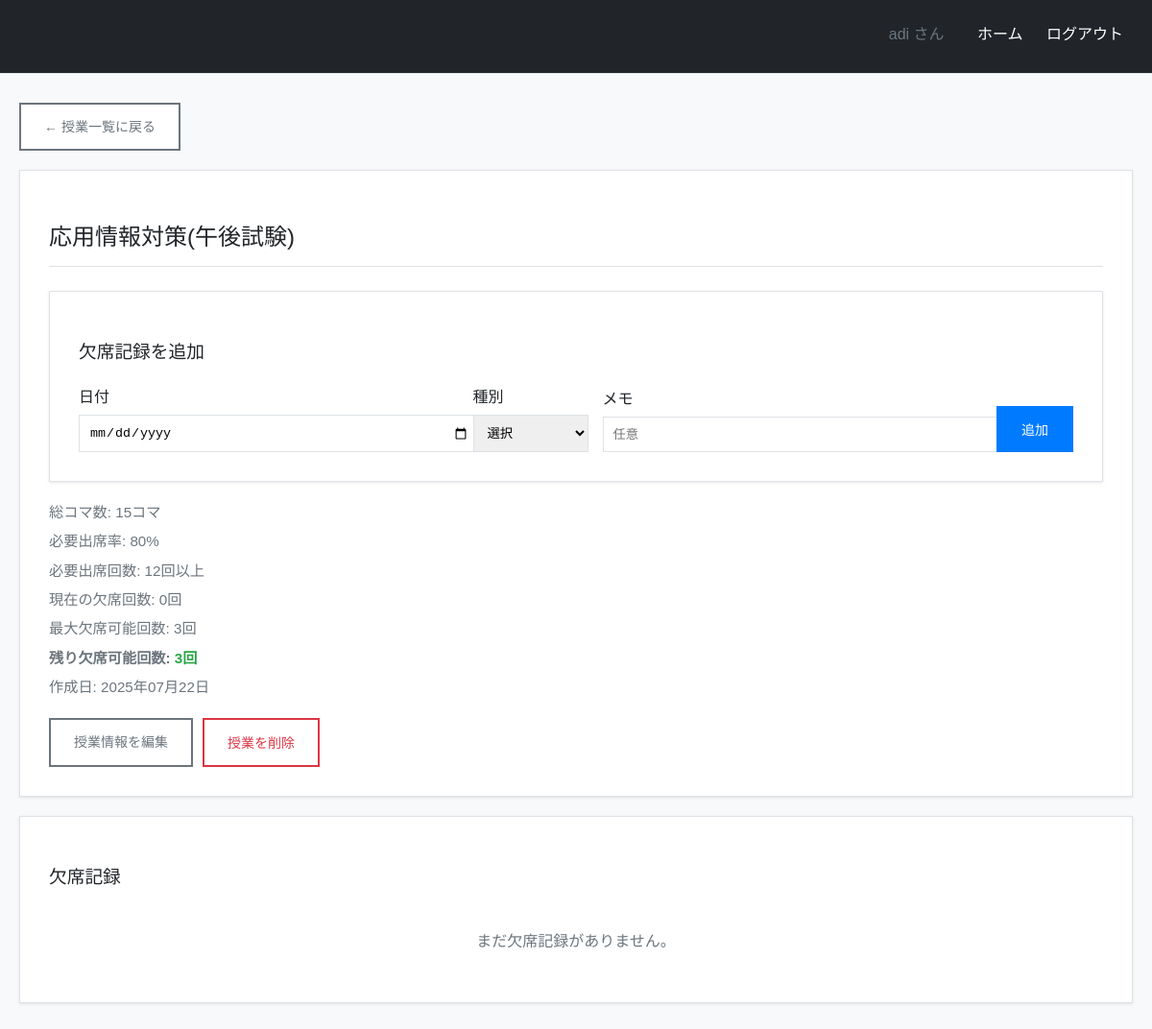
The app's page /course/4/ (signed in), older data.
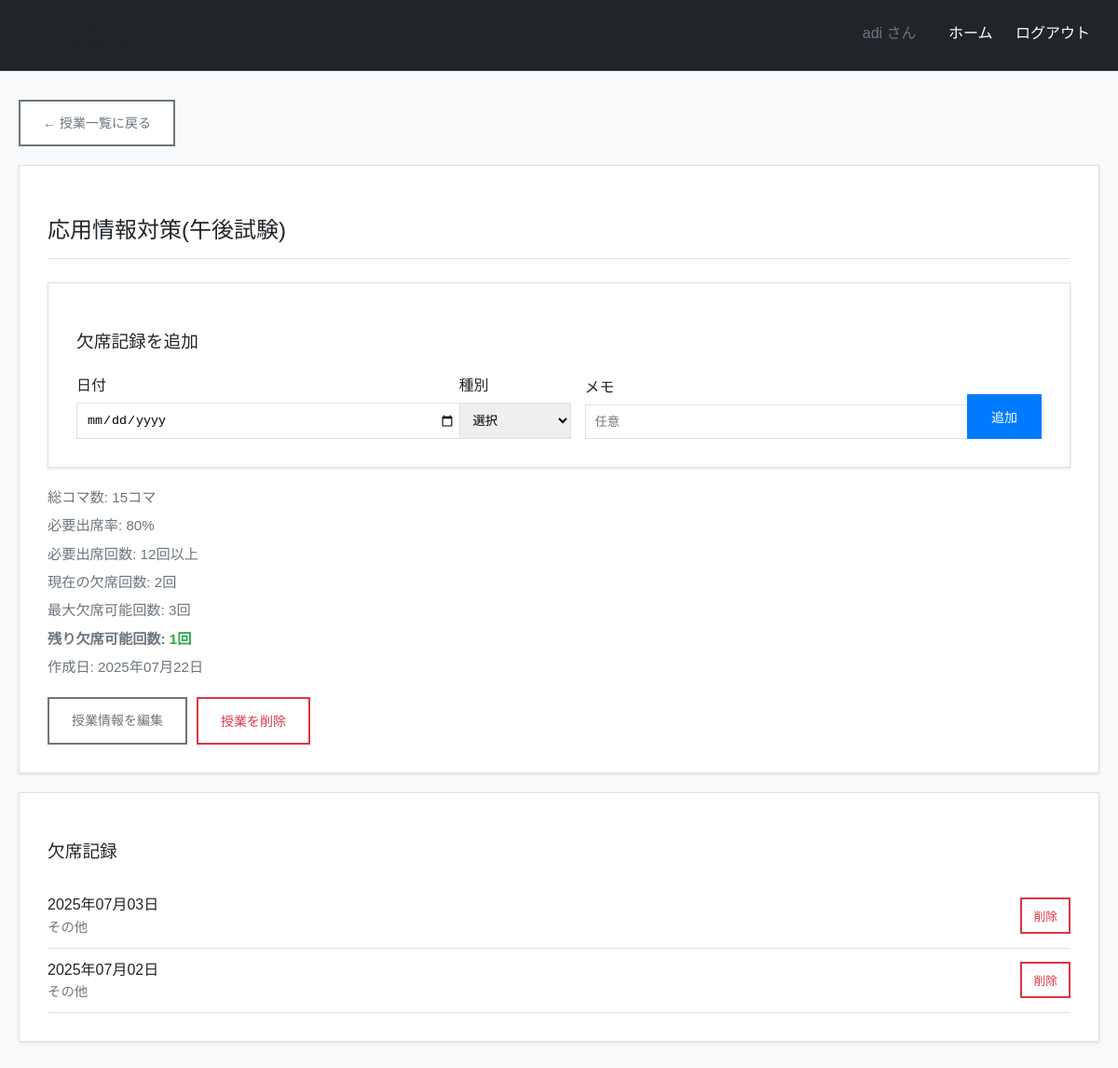
The same page, newer data.
### sabotage_app/models.py (models this page shows, shortened)
class SabotageRecord(models.Model):
    course = models.ForeignKey(Course, on_delete=models.CASCADE, related_name='sabotagerecord')
    date = models.DateField()
    absence_type = models.CharField(max_length=10)
    note = models.TextField(blank=True)
    created_at = models.DateTimeField(auto_now_add=True)

### sabotage_app/views.py (the view)
@method_decorator(login_required, name='dispatch')
class CourseDetailView(View):
    def get(self, request, course_id):
        course = get_object_or_404(Course, id=course_id, user=request.user)
        sabotage_records = SabotageRecord.objects.filter(course=course).order_by('-date')
        total_classes = course.total_time_block
        required_attendance_rate = course.need_percent / 100
        required_attendance_count = total_classes * required_attendance_rate
        current_absence_count = sabotage_records.count()
        max_absence_count = total_classes - required_attendance_count
        remaining_absence_count = max_absence_count - current_absence_count
        context = {
            'course': course,
            'sabotage_records': sabotage_records,
            'current_absence_count': current_absence_count,
            'max_absence_count': int(max_absence_count),
            'remaining_absence_count': int(remaining_absence_count),
            'total_classes': total_classes,
            'required_attendance_count': int(required_attendance_count),
        }
        return render(request, "sabotage_app/course_detail.html", context)

### templates/sabotage_app/course_detail.html (shortened to what this page needs)
{% extends 'sabotage_app/base.html' %}
{% block content %}
<div style="margin-bottom: 20px;">
    <a href="{% url 'index' %}" class="btn btn-secondary">← 授業一覧に戻る</a>
</div>
<div class="card">
    <h2>{{ course.name }}</h2>
    <div class="card">
        <h3>欠席記録を追加</h3>
        <form method="post" action="{% url 'sabotage_record_edit' %}" style="display: flex; gap: 15px; align-items: end; flex-wrap: wrap;">
            <div style="flex: 1; min-width: 150px;">
                <label for="date" style="display: block; margin-bottom: 5px; font-weight: 400;">日付</label>
                <input type="date" id="date" name="date" required style="width: 100%; padding: 10px; border: 1px solid #dee2e6;">
            </div>
            <div style="flex: 0 0 120px;">
                <label for="absence_type" style="display: block; margin-bottom: 5px; font-weight: 400;">種別</label>
                <select id="absence_type" name="absence_type" required style="width: 100%; padding: 10px; border: 1px solid #dee2e6;">
                    <option value="">選択</option>
                </select>
            </div>
            <div style="flex: 1; min-width: 150px;">
                <label for="note" style="display: block; margin-bottom: 5px; font-weight: 400;">メモ</label>
                <input type="text" id="note" name="note" placeholder="任意" style="width: 100%; padding: 10px; border: 1px solid #dee2e6;">
            </div>
            <button type="submit" class="btn btn-primary">追加</button>
        </form>
    </div>
    <div style="margin-bottom: 20px;">
        <div class="course-info">総コマ数: {{ total_classes }}コマ</div>
        <div class="course-info">必要出席率: {{ required_attendance_rate|default:80 }}%</div>
        <div class="course-info">必要出席回数: {{ required_attendance_count }}回以上</div>
        <div class="course-info">現在の欠席回数: {{ current_absence_count }}回</div>
        <div class="course-info">最大欠席可能回数: {{ max_absence_count }}回</div>
        <div class="course-info">
            <strong>残り欠席可能回数:
                {% if remaining_absence_count > 0 %}
                    <span style="color: #28a745;">{{ remaining_absence_count }}回</span>
                {% elif remaining_absence_count == 0 %}
                    <span style="color: #ffc107;">これ以上休めません</span>
                {% else %}
                    <span style="color: #dc3545;">{{ remaining_absence_count }}回オーバー（単位取得困難）</span>
                {% endif %}
            </strong>
        </div>
        <div class="course-info">作成日: {{ course.created_at|date:"Y年m月d日" }}</div>
    </div>
    <div style="margin-top: 20px; display: flex; gap: 10px; flex-wrap: wrap;">
        <a href="{% url 'course_edit' course.id %}" class="btn btn-secondary">授業情報を編集</a>
        <button onclick="if(confirm('本当に削除しますか？')) { document.getElementById('delete-form').submit(); }" class="btn btn-danger">授業を削除</button>
    </div>
</div>
<div class="card">
    <h3>欠席記録</h3>
    {% if sabotage_records %}
        {% for record in sabotage_records %}
        <div style="border-bottom: 1px solid #dee2e6; padding: 10px 0; display: flex; justify-content: space-between; align-items: center;">
            <div>
                <div style="font-weight: 500;">{{ record.date|date:"Y年m月d日" }}</div>
                <div style="color: #6c757d; font-size: 0.9rem;">{{ record.absence_type }}</div>
            </div>
            <div style="display: flex; gap: 10px;">
                <button onclick="if(confirm('本当に削除しますか？')) { document.getElementById('delete-record-{{ record.id }}').submit(); }" class="btn btn-danger" style="font-size: 0.8rem; padding: 8px 12px;">削除</button>
            </div>
        </div>
        {% endfor %}
    {% else %}
        <div style="text-align: center; color: #6c757d; padding: 20px;">
            まだ欠席記録がありません。
        </div>
    {% endif %}
</div>
{% endblock %}

Row changes from the older to the newer data that the page shows:
added SabotageRecord: date "2025年07月03日", absence_type "その他"
added SabotageRecord: date "2025年07月02日", absence_type "その他"
Text that changed along with them:
{{ current_absence_count }}: "0" → "2"
{{ remaining_absence_count }}: "3" → "1"
text no longer shown: "まだ欠席記録がありません。"
